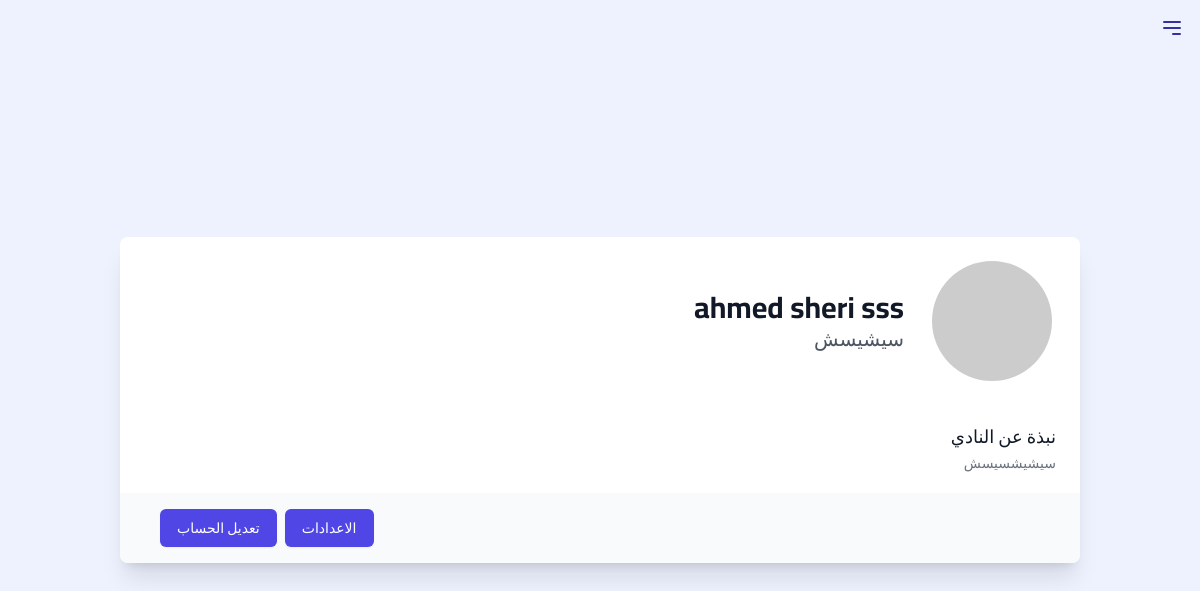
/ViewClubProfile/4 (signed in), run on the app's committed database.
### accounts/models.py (models this page shows, shortened)
class ClubsModel(models.Model):
    name = models.CharField(max_length=250, null=True, verbose_name="اسم الاكادمية")
    club_profile_image_base64 = models.TextField(blank=True, null=True)
    desc = models.CharField(max_length=255, null=True, verbose_name="وصف قصير")
    about = models.TextField(max_length=255, null=True, verbose_name="نبذة")
    city = models.CharField(max_length=255, choices = citys, null=True, verbose_name="المدينة")
    district = models.CharField(max_length=250, null=True, verbose_name="الحي")
    street = models.CharField(max_length=250, null=True, verbose_name="الشارع")
    creation_date = models.DateTimeField(auto_now_add=True)

### pages/views.py (the view)
# urls.py: path('ViewClubProfile/<int:id>', views.ViewClubProfile, name='ViewClubProfile'),
def ViewClubProfile(request, id):
    user = request.user
    userprofile = UserProfile.objects.get(user=user)
    club = ClubsModel.objects.get(id=id)
    return render(request, 'accounts/profiles/Club/ViewClubProfile.html', {'club':club})

### messenger/templatetags/messenger_tags.py (called while the page is built)
@register.simple_tag
@stringfilter
def get_user_club(user_id):
    user = User.objects.get(id=user_id)
    club = getUserClub(user)
    return club

### messenger/views.py (called while the page is built)
def getUserClub(user):
    userprofile = user.userprofile
    if userprofile.account_type == '2':
        return userprofile.director_profile.club
    elif user.userprofile.account_type == '3':
        return userprofile.student_profile.club
    elif user.userprofile.account_type == '4':
        return userprofile.Coach_profile.club
    else:
        return None

### templates/accounts/profiles/Club/ViewClubProfile.html (shortened to what this page needs)
{% extends 'base_club_dashboard.html' %} {% load static %} {% block content %}
<div class="bg-indigo-50 min-h-screen flex items-center">
  <div class="container mx-auto py-12 px-4 sm:px-6 lg:px-8 xl:pr-[20%]">
    <div class="bg-white shadow-xl rounded-lg overflow-hidden">
      <div class="px-4 py-5 sm:px-6">
        <div class="flex items-center">
          <div class="flex-shrink-0">
            <img
              class="h-32 w-32 rounded-full border-4 border-white"
              src="https://via.placeholder.com/128"
              alt="صورة الملف الشخصي للنادي"
            />
          </div>
          <div class="mr-6">
            <h1 class="text-3xl font-bold text-gray-900">{{club.name}}</h1>
            <p class="text-xl text-gray-600">{{club.desc}}</p>
          </div>
        </div>
      </div>
      <div class="px-4 py-5 sm:px-6">
        <h3 class="text-lg leading-6 font-medium text-gray-900">
          نبذة عن النادي
        </h3>
        <p class="mt-1 max-w-2xl text-sm text-gray-500">{{club.about}}</p>
      </div>
      <div class="px-6 py-4 bg-gray-50 sm:px-10 flex justify-end gap-2">
        <button
          id="settingsButton"
          class="inline-flex justify-center py-2 px-4 border border-transparent shadow-sm text-sm font-medium rounded-md text-white bg-indigo-600 hover:bg-indigo-700 focus:outline-none focus:ring-2 focus:ring-offset-2 focus:ring-indigo-500 transition duration-150 ease-in-out"
        >
          الاعدادات
        </button>
        <a
          href="{% url 'EditClubProfile' club.id %}"
          class="inline-flex justify-center py-2 px-4 border border-transparent shadow-sm text-sm font-medium rounded-md text-white bg-indigo-600 hover:bg-indigo-700 focus:outline-none focus:ring-2 focus:ring-offset-2 focus:ring-indigo-500 transition duration-150 ease-in-out"
        >
          تعديل الحساب
        </a>
      </div>
    </div>
  </div>
</div>
{% endblock %}

### templates/base_club_dashboard.html (style rules this page uses)
body { font-family: "Cairo", sans-serif; }

### data on the page
ClubsModel: name "ahmed sheri sss", desc "سيشيسش", about "سيشيشسيسش"
